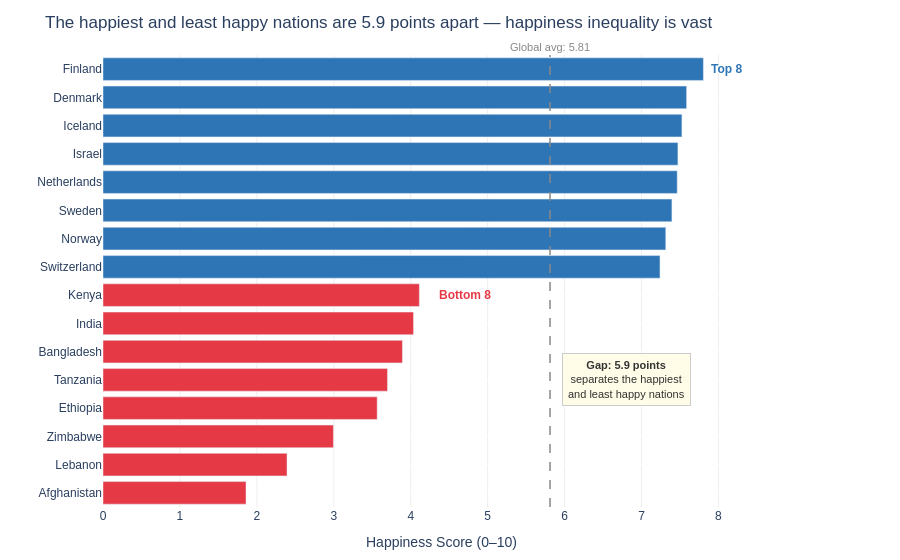

The cell this chart's notebook holds for it:
### Markdown cell above
---
## Extension — Model Answer

### Code cell
# prep data
top8 = df.nlargest(8,'Happiness_Score').assign(Group='Top 8')
bottom8 = df.nsmallest(8,'Happiness_Score').assign(Group='Bottom 8')
combined = pd.concat([bottom8, top8]).sort_values('Happiness_Score').reset_index(drop=True)
global_avg = df['Happiness_Score'].mean()

# set colors for the top and bottom groups
colors = ['#2E75B6' if g == 'Top 8' else '#E63946' for g in combined['Group']]



fig = px.bar(
    data_frame=combined,
    x='Happiness_Score', y='Country',
    orientation='h',
    color='Group',
    color_discrete_map={'Top 8': '#2E75B6', 'Bottom 8': '#E63946'},
    hover_data={'Region': True, 'Happiness_Score': ':.2f', 'Group': False},
    custom_data=combined
)

# controls the tooltip text using html and the custom data passed above in px.bar
fig.update_traces(
    hovertemplate='<b>%{y}</b><br>Score: %{x:.2f}<br>%{customdata[0]}<extra></extra>'
)

# adding the average vertical line
fig.add_vline(x=global_avg, line_dash='dash', line_color='#888888', line_width=1.5,
              annotation_text=f'Global avg: {global_avg:.2f}',
              annotation_position='top', annotation_font=dict(size=11, color='#888888'))


# adding the text highlighting the gap, top and bottom numbers
# Notes: 1. Global average reference line gives a meaningful anchor — without it
#           7.8 and 1.9 are just numbers; the average shows both are extremes
#.       2. Gap annotation makes the story concrete — the audience doesn't have
#           to compute 7.8 - 1.9 themselves

gap = top8['Happiness_Score'].max() - bottom8['Happiness_Score'].min()
fig.add_annotation(
    x=6.8, y=4,
    text=f'<b>Gap: {gap:.1f} points</b><br>separates the happiest<br>and least happy nations',
    showarrow=False, font=dict(size=11, color='#333333', family='Arial'),
    bgcolor='#FFFDE7', bordercolor='#CCCCCC', borderwidth=1, borderpad=5
)
fig.add_annotation(x=8.1, y=15, text='<b>Top 8</b>',
                   showarrow=False, font=dict(color='#2E75B6', size=12))
fig.add_annotation(x=4.7, y=7, text='<b>Bottom 8</b>',
                   showarrow=False, font=dict(color='#E63946', size=12))

fig.update_layout(
    title=f'The happiest and least happy nations are {gap:.1f} points apart — happiness inequality is vast',
    xaxis=dict(range=[0, 8.8], gridcolor='#EEEEEE', title='Happiness Score (0–10)'),
    yaxis=dict(gridcolor='white', title=''),
    plot_bgcolor='white', paper_bgcolor='white',
    font=dict(family='Arial', size=12),
    showlegend=False,
    margin=dict(l=30, r=120, t=55, b=40),
    height=550
)
fig.show()

### Figure 1 — Plotly figure (JSON) as saved in the notebook; plotly's stock layout.template omitted (floating-point values rounded to 4 significant figures)
{"data": [{"alignmentgroup": "True", "customdata": [["Afghanistan", "South Asia", 1.859, 6.18, 0.374, 47.5, 0.382, -0.055, 0.934, "Bottom 8"], ["Lebanon", "Middle East and North Africa", 2.392, 7.65, 0.486, 60.5, 0.444, 0.049, 0.874, "Bottom 8"], ["Zimbabwe", "Sub-Saharan Africa", 2.995, 6.412, 0.476, 43.5, 0.43, 0.057, 0.816, "Bottom 8"], ["Ethiopia", "Sub-Saharan Africa", 3.564, 6.48, 0.458, 49.4, 0.567, 0.27, 0.822, "Bottom 8"], ["Tanzania", "Sub-Saharan Africa", 3.698, 6.936, 0.525, 52.4, 0.6, 0.258, 0.797, "Bottom 8"], ["Bangladesh", "South Asia", 3.892, 7.305, 0.579, 59.9, 0.578, 0.241, 0.779, "Bottom 8"], ["India", "South Asia", 4.036, 7.469, 0.639, 57.3, 0.615, 0.265, 0.772, "Bottom 8"], ["Kenya", "Sub-Saharan Africa", 4.112, 7.184, 0.558, 55.2, 0.68, 0.331, 0.861, "Bottom 8"]], "hovertemplate": "<b>%{y}</b><br>Score: %{x:.2f}<br>%{customdata[0]}<extra></extra>", "legendgroup": "Bottom 8", "marker": {"color": "#E63946", "pattern": {"shape": ""}}, "name": "Bottom 8", "offsetgroup": "Bottom 8", "orientation": "h", "showlegend": true, "textposition": "auto", "type": "bar", "x": [1.859, 2.392, 2.995, 3.564, 3.698, 3.892, 4.036, 4.112], "xaxis": "x", "y": ["Afghanistan", "Lebanon", "Zimbabwe", "Ethiopia", "Tanzania", "Bangladesh", "India", "Kenya"], "yaxis": "y"}, {"alignmentgroup": "True", "customdata": [["Switzerland", "Western Europe", 7.24, 11.12, 0.942, 74.1, 0.921, 0.244, 0.283, "Top 8"], ["Norway", "Western Europe", 7.315, 11.07, 0.96, 72, 0.939, 0.271, 0.216, "Top 8"], ["Sweden", "Western Europe", 7.395, 10.96, 0.934, 72, 0.93, 0.221, 0.252, "Top 8"], ["Netherlands", "Western Europe", 7.464, 11.02, 0.939, 72.4, 0.879, 0.24, 0.296, "Top 8"], ["Israel", "Middle East and North Africa", 7.473, 10.53, 0.916, 72.4, 0.903, 0.149, 0.826, "Top 8"], ["Iceland", "Western Europe", 7.525, 10.88, 0.983, 72.5, 0.961, 0.26, 0.15, "Top 8"], ["Denmark", "Western Europe", 7.586, 10.93, 0.954, 72.7, 0.931, 0.168, 0.234, "Top 8"], ["Finland", "Western Europe", 7.804, 10.78, 0.954, 71.9, 0.949, 0.142, 0.179, "Top 8"]], "hovertemplate": "<b>%{y}</b><br>Score: %{x:.2f}<br>%{customdata[0]}<extra></extra>", "legendgroup": "Top 8", "marker": {"color": "#2E75B6", "pattern": {"shape": ""}}, "name": "Top 8", "offsetgroup": "Top 8", "orientation": "h", "showlegend": true, "textposition": "auto", "type": "bar", "x": [7.24, 7.315, 7.395, 7.464, 7.473, 7.525, 7.586, 7.804], "xaxis": "x", "y": ["Switzerland", "Norway", "Sweden", "Netherlands", "Israel", "Iceland", "Denmark", "Finland"], "yaxis": "y"}], "layout": {"annotations": [{"font": {"color": "#888888", "size": 11}, "showarrow": false, "text": "Global avg: 5.81", "x": 5.811, "xanchor": "center", "xref": "x", "y": 1, "yanchor": "bottom", "yref": "y domain"}, {"bgcolor": "#FFFDE7", "bordercolor": "#CCCCCC", "borderpad": 5, "borderwidth": 1, "font": {"color": "#333333", "family": "Arial", "size": 11}, "showarrow": false, "text": "<b>Gap: 5.9 points</b><br>separates the happiest<br>and least happy nations", "x": 6.8, "y": 4}, {"font": {"color": "#2E75B6", "size": 12}, "showarrow": false, "text": "<b>Top 8</b>", "x": 8.1, "y": 15}, {"font": {"color": "#E63946", "size": 12}, "showarrow": false, "text": "<b>Bottom 8</b>", "x": 4.7, "y": 7}], "autosize": true, "barmode": "relative", "font": {"family": "Arial", "size": 12}, "legend": {"title": {"text": "Group"}, "tracegroupgap": 0}, "margin": {"b": 40, "l": 30, "r": 120, "t": 55}, "paper_bgcolor": "white", "plot_bgcolor": "white", "shapes": [{"line": {"color": "#888888", "dash": "dash", "width": 1.5}, "type": "line", "x0": 5.811, "x1": 5.811, "xref": "x", "y0": 0, "y1": 1, "yref": "y domain"}], "showlegend": false, "title": {"text": "The happiest and least happy nations are 5.9 points apart — happiness inequality is vast"}, "xaxis": {"anchor": "y", "domain": [0, 1], "gridcolor": "#EEEEEE", "range": [0, 8.8], "title": {"text": "Happiness Score (0–10)"}, "type": "linear"}, "yaxis": {"anchor": "x", "autorange": true, "domain": [0, 1], "gridcolor": "white", "range": [-0.5, 15.5], "title": {"text": ""}, "type": "category"}}}
